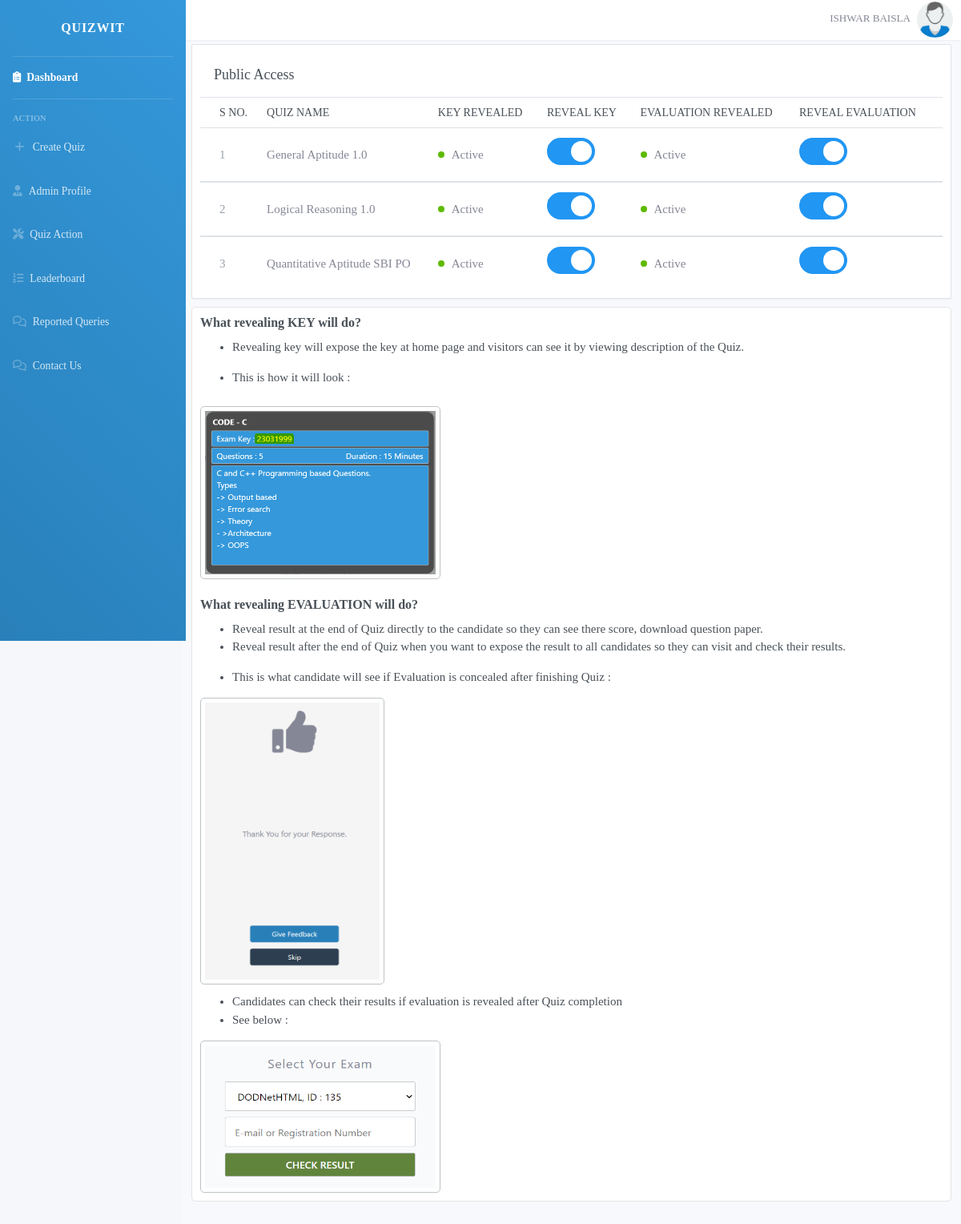
The page /public_access.php (signed in) on the database its author committed.
### tables this page shows
CREATE TABLE `quizes` (
  `quiz_id` int(11) NOT NULL,
  `quiz_name` varchar(50) NOT NULL,
  `difficulty_level` char(30) NOT NULL,
  `description` varchar(1000) NOT NULL,
  `number_of_questions` int(11) NOT NULL,
  `is_active` int(11) NOT NULL,
  `active_timing` bigint(20) NOT NULL,
  `inactive_timing` bigint(20) NOT NULL,
  `Exam_key` varchar(30) NOT NULL,
  `key_access` tinyint(4) NOT NULL,
  `show_evaluation` tinyint(4) NOT NULL,
  `shuffle` tinyint(4) NOT NULL,
  `time_duration` int(11) NOT NULL,
  `marks_per_question` int(11) NOT NULL,
  `negative_marking` double NOT NULL,
  `passing_percentage` int(11) NOT NULL,
  `admin_email_id` int(11) NOT NULL,
  `time_stamp` varchar(100) NOT NULL
);

### public_access.php (the view, shortened to what this page needs)
<!DOCTYPE html>
<html>
<head>
</head>
</html>
<?php
    require_once('connection.php');
?>
<!DOCTYPE html>
<html>
	<?php include 'includes/header.php'; ?>
	<?php include 'includes/navbar.php'; ?>
	<div class="container">
  <div style="height: 55px;"></div>
		<div  style="margin-bottom: -40px;"class="row row-card row-deck">
			<div class="col-12">
				<div class="card">
					<div class="card-header">
						<h2 class="card-title">Public Access</h2>
					</div>
					<div class="table-responsive">
						<table class="table card-table table-vcenter text-nowrap">
							<thead>
								<tr>
									<th class="w-1">S No.</th>
									<th>Quiz Name</th>
									<th>Key Revealed</th>
									<th>Reveal Key</th>
									<th>Evaluation Revealed</th>
									<th>Reveal Evaluation</th>
								</tr>
							</thead>
							<tbody>
								<form action="toggle_state.php" method="get">
					        	<?php
					            $temp = "SELECT * FROM quizes WHERE admin_email_id='$_SESSION[admin_id]' ORDER BY quiz_name";
					            $result = mysqli_query($conn,$temp);
					            $i = 1;
					             $k=-1;
					             $m=1;
					            while($row = $result->fetch_assoc())
					            {
					               $sql = "SELECT * FROM question_bank WHERE quiz_id='$row[quiz_id]'";
					                    $temp = mysqli_query($conn,$sql);
					                  if($temp->num_rows>0)
					                  {
					                 $k = $k+1;
					                ?>
					                      <tr>
					                      	<td>
								              <span class="text-muted"><?php echo $i; ?></span>
								            </td>
					                        <td class="quiz-name"><?php echo $row['quiz_name']; ?></td>
					                    <td class="quiz-status">
					                        	<?php
					                        	if($row['key_access'])
					                    {
					                    	echo "<span class='status-icon bg-success'></span>
					                    		Active
					                    	<div class='count-active'></div>"; $m = 1;}
					                    else
					                    	{echo "<span class='status-icon bg-unsuccess'></span>Inactive";
					                     $m=2;}
					                    ?>
					                    </td>
					                    <td class='toggle'>
					                        <label class="switch">
					                        <?php
					                        if($m==1)
					                        {
					                        	?>
					                        <input class='check-key-access' onclick='change_key_access(<?php echo $row['quiz_id'];?>,<?php echo $k;?>)' type='checkbox' checked>;
					                        <?php
					                         }
					                         else {
					                         	?>
					                        <input class='check-key-access' onclick='change_key_access(<?php echo $row['quiz_id'];?>,<?php echo $k;?>)' type='checkbox' unchecked>;
                                              <?php
                                          }
                                          ?>
  											<span class="slider round"></span>
											</label>
					                    </td>
					                         <td class="quiz-status">
					                        	<?php
					                        	if($row['show_evaluation'])
					                    {
					                    	echo "<span class='status-icon bg-success'></span>
					                    		Active
					                    	<div class='count-active'></div>"; $m = 1;}
					                    else
					                    	{echo "<span class='status-icon bg-unsuccess'></span>Inactive";
					                     $m=2;}
					                    ?>
					                    </td>
					                    <td class='toggle'>
					                        <label class="switch">
					                        <?php
					                        if($m==1)
					                        {
					                        	?>
					                        <input class='check-evaluation' onclick='change_evaluation_access(<?php echo $row['quiz_id'];?>,<?php echo $k;?>)' type='checkbox' checked>;
					                        <?php
					                         }
					                         else {
					                         	?>
					                        <input class='check-evaluation' onclick='change_evaluation_access(<?php echo $row['quiz_id'];?>,<?php echo $k;?>)' type='checkbox' unchecked>;
                                              <?php
                                          }
                                          ?>
  											<span class="slider round"></span>
											</label>
					                    </td>
					                  </tr>
							</tbody>
							<?php
                                     $i =$i + 1;
					              }
					        }
					        ?>
						</table>
					</div>
				</div>
			</div>
		</div>
    <div class="explaining-feature">
   		<h5>What revealing KEY will do?</h5>
   				<ul>
   					<li> Revealing key will expose the key at home page and visitors can see it by viewing description of the Quiz.
   					</li>
   				</ul>
   				<ul>
   					<li>This is how it will look :</li>
   				</ul>
   			<img class="reveal-key" src="images/key_reveal.png" alt="view not able to load">
   		<br>
   		<br>
   		<h5>What revealing EVALUATION will do?</h5>
 			<ul>
   						<li>Reveal result at the end of Quiz directly to the candidate so they can see there score, download question paper.
   					    </li>
   						<li> Reveal result after the end of Quiz when you want to expose the result to all candidates so they can visit and check their results.
   						</li>
   					</ul>
   				<ul>
   					<li>This is what candidate will see if Evaluation is concealed after finishing Quiz :</li>
   				</ul>
   					<img class="conceal-result" src="images/concealed_quiz_result.png" alt="view not able to load">
   				<ul>
   					<li>Candidates can check their results if evaluation is revealed after Quiz completion  </li>
   					<li>See below :</li>
   				</ul>
   				<img class="check-result" src="images/check_result.png" alt="view not able to load">
    </div>
	</div>
</body>
</html>

### includes/header.php (shortened to what this page needs)
<!DOCTYPE html>
<html lang="en">
<head>
  <link href="css/sb-admin-2.css" rel="stylesheet">
  <link href="css/dashboard.css" rel="stylesheet">
</head>
<body id="page-top" >
  <div id="wrapper">

### includes/navbar.php (shortened to what this page needs)
   <ul style="max-height:100vh;overflow-y:auto;overflow-x:hidden;background: linear-gradient(45deg, #2980b9, #3498db);position: absolute;position: fixed;" class="navbar-nav sidebar sidebar-dark accordion open-close-sidebar" id="accordionSidebar">
<a class="sidebar-brand d-flex align-items-center justify-content-center" href="index.php">
  <div style="display: block;" class="sidebar-brand-text mx-3">QuizWit</div>
</a>
<hr class="sidebar-divider my-0">
<li class="nav-item active">
  <a class="nav-link" href="admin_dashboard.php">
    <i class="fas fa-clipboard-list"></i>
    <span>Dashboard</span></a>
</li>
<hr class="sidebar-divider">
<div class="sidebar-heading">
  Action
</div>
<li class="nav-item">
  <a class="nav-link collapsed" href="createquiz.php" >
    <i class="fas fa-fw fa-plus"></i>
    <span>Create Quiz</span>
  </a>
</li>
<li class="nav-item">
  <a class="nav-link" href="admin_profile.php">
    <i class="fas fa-user-tie"></i>
    <span>Admin Profile</span></a>
</li>
<li class="nav-item">
  <?php
  $control = 0;
  $quizControl = 0;
    $sql = "SELECT * FROM quizes WHERE admin_email_id='$_SESSION[admin_id]'";
    $result = mysqli_query($conn,$sql);
    while($row = $result->fetch_assoc()){
      $quizControl  = 1;
      $sql = "SELECT * FROM question_bank WHERE quiz_id='$row[quiz_id]'";
      $res = mysqli_query($conn,$sql);
      if($res->num_rows>0)
        {$control = 1;
        break;}
    }
  ?>
<?php if($quizControl){?>
  <a id="quiz-action-toggle" class="nav-link" href="#">
    <i class="fas fa-tools"></i>
    <span>Quiz Action</span>
  </a>
<?php }?>
</li>
<?php
if($control){
?>
<li class="nav-item">
  <a class="nav-link" href="leaderboard.php">
    <i class="fas fa-list-ol"></i>
    <span>Leaderboard</span></a>
</li>
<?php
}
?>
<?php if($quizControl){ ?>
<li class="nav-item">
  <a class="nav-link" href="view-reported-queries.php">
    <i class="far fa-comments"></i>
    <span>Reported Queries</span></a>
</li>
<?php } ?>
<li class="nav-item">
  <a class="nav-link" href="contact_us.php">
    <i class="far fa-comments"></i>
    <span>Contact Us</span></a>
</li>
</ul>
    <div id="content-wrapper" class="d-flex flex-column">
      <div id="content">
        <nav style="z-index: 2;width: 100%;position: absolute;left: 0;top:0;position: fixed;height: 50px;" class="navbar navbar-expand navbar-light bg-white topbar mb-4 static-top shadow">
          <ul class="navbar-nav ml-auto">
            <li style="position: absolute;right: 2px;top:-12px;" class="nav-item dropdown no-arrow">
              <a class="nav-link dropdown-toggle" href="#" id="userDropdown" role="button" data-toggle="dropdown" aria-haspopup="true" aria-expanded="false">
                <span class="mr-2 d-none d-lg-inline text-gray-600 small">
               <?php echo $_SESSION['name']; ?>
                  <?php
                    $sql = "SELECT * FROM profile_photo WHERE admin_email='$_SESSION[email]'";
                    $result = mysqli_query($conn,$sql);
                    if($result->num_rows==1)
                    {
                      $row = $result->fetch_assoc();
                      $image_name = $row['image_name'];
                    }
                    else $image_name = "default_image.png";
                  ?>
                </span>
                <span class="p-img-c" >
                  <img id="menu-circle-photo"  src="profile_photo/<?php echo $image_name; ?>" style="max-width:100%;">
                </span>
              </a>
            </li>
          </ul>
        </nav>

### public_access.php (style rules this page uses)
.explaining-feature { margin-bottom: 30px; margin-top: -15px; background: white; padding: 10px; border-radius: 5px; border: 0.5px solid #e4e4e4; }
.reveal-key { width: 300px; height: 216px; border: 0.5px solid #bdc3c7; border-radius: 5px; padding: 5px; margin-top: 10px; }
.conceal-result { height: 358px; width: 230px; border: 0.5px solid #bdc3c7; border-radius: 5px; padding: 5px; margin-bottom: 10px; }
.check-result { height: 190px; width: 300px; border: 0.5px solid #bdc3c7; border-radius: 5px; padding: 5px; }

### includes/header.php (style rules this page uses)
body { font-family: -webkit-pictograph; }
.open-close-sidebar { z-index: 3; }

### rows shown on the page
quizes: quiz_name "General Aptitude 1.0", key_access 1 (drawn), show_evaluation 1 (drawn)
quizes: quiz_name "Logical Reasoning 1.0", key_access 1 (drawn), show_evaluation 1 (drawn)
quizes: quiz_name "Quantitative Aptitude SBI PO", key_access 1 (drawn), show_evaluation 1 (drawn)

### other values the page prints
$_SESSION['name'] "ISHWAR BAISLA"
